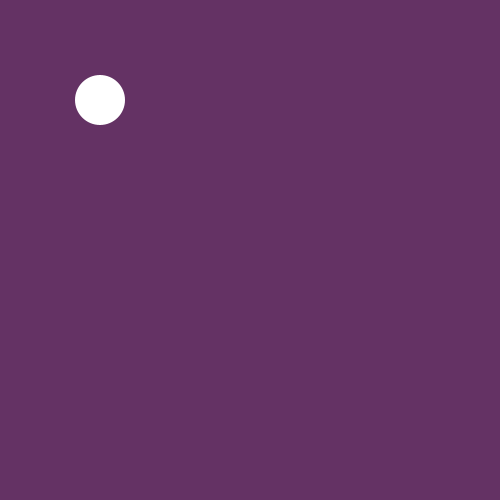
Frame 1 (no input)
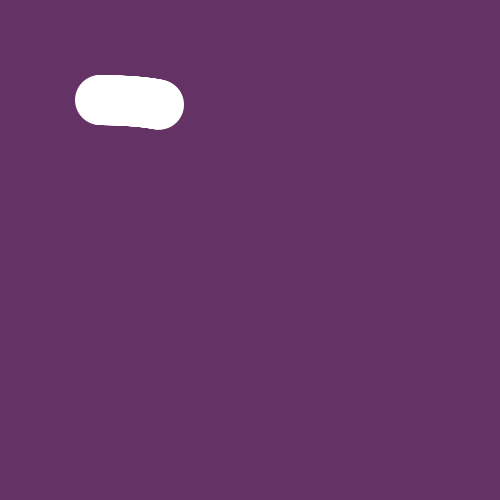
Frame 60 (the mouse pressed at the canvas centre just before this capture)
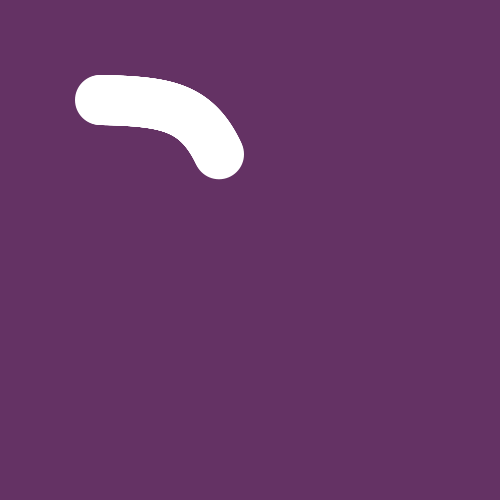
Frame 120 (the mouse held since frame 60 and released just before this capture)

The Processing sketch that drew these frames (run headless with seeded random() and noise(); from frame 60 on, the mouse is pressed at the canvas centre):

// Processing sketch: Exponential
// ── Exponential.pde
float ballX = 100, ballY = 100;
void setup () {
  size(500, 500);
  background(100, 50, 100);
  noStroke();
}

void draw (){
  ellipse(ballX,ballY,50,50);
  ballX+=1;
  ballY+=1*pow(1.04,ballX-200);
}
